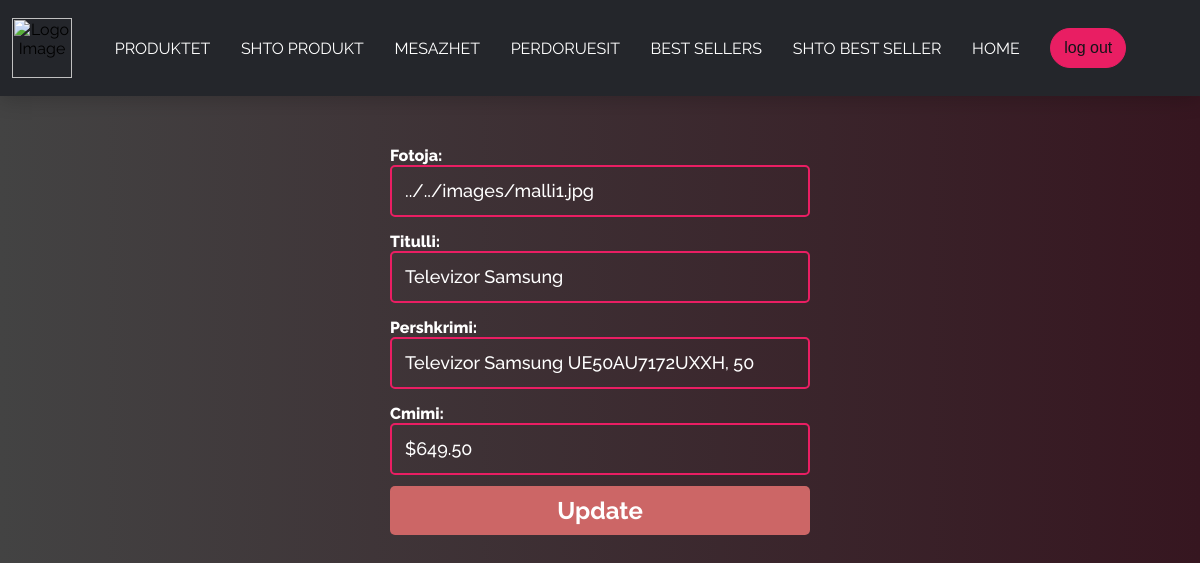
Screenshot of /php/views/edit-menu.php?id=4 with the database file from the repository.
### tables this page shows
CREATE TABLE `menu` (
  `Id` int(255) NOT NULL,
  `menu_image` varchar(255) NOT NULL,
  `menu_title` varchar(255) NOT NULL,
  `menu_body` varchar(255) NOT NULL,
  `menu_price` varchar(255) NOT NULL,
  `LastEditedBY` varchar(255) NOT NULL
);

### php/Controllers/MenuController.php (called while the page is built, shortened)
<?php
require_once '../config/Database.php';
    class MenuController{
        public $db;
        public function __construct(){
            $this->db=new Database;
        }
        public function edit($id){
            $query=$this->db->pdo->prepare('SELECT * from menu WHERE id=:id');
            $query->bindParam(':id',$id);
            $query->execute();
            return $query->fetch();
        }
    }
?>

### php/config/Database.php (called while the page is built, shortened)
<?php
class Database{
    public function __construct(){
        try{
            $link=new PDO('mysql:host=localhost;dbname=techstore','root','');
            $this->pdo=$link;
        }catch(PDOException $exception){
            die($exception->getMessage());
        }
    }
}
?>

### php/views/edit-menu.php (the view, shortened to what this page needs)
<?php
require_once '../controllers/MenuController.php';
if(isset($_GET['id'])){
    $menuid=$_GET['id'];
}
$menu= new MenuController;
$currentmenu=$menu->edit($menuid);
include "../components/headerAdmin.php";
?>
<link rel="stylesheet" href="../../css/form.css">
<div>
    <form method="POST">
        Fotoja:
        <input type="text" name="image" class="input" value="<?php echo $currentmenu['menu_image'];?>">
        <br>
        Titulli:
        <input type="text" name="title" class="input" value="<?php echo $currentmenu['menu_title'];?>">
        <br>
        Pershkrimi:
        <input type="text" name="body" class="input" value="<?php echo $currentmenu['menu_body'];?>">
        <br>
        Cmimi:
        <input type="text" name="price" class="input" value="<?php echo $currentmenu['menu_price'];?>">
        <br>
        <input type="submit" name="submit" value="Update" class ="save">
    </form>
</div>

### css/nav.css (style rules this page uses)
body { margin: 0; padding: 0; box-sizing: border-box; font-family: "Raleway", sans-serif; overflow-x: hidden; }

### css/form.css (style rules this page uses)
body { background-image: linear-gradient(to right, #434343 0%, #361620 100%); font-family: "Raleway", sans-serif; overflow-x: hidden; }
form { max-width:420px; margin:50px auto; color: white; font-weight: 800; }
.input { color:white; font-family: "Raleway", sans-serif; font-weight:500; font-size: 18px; border-radius: 5px; line-height: 22px; background-color: transparent; border:2px solid #e91e63; transition: all 0.3s; padding: 13px; margin-bottom: 15px; width:100%; box-sizing: border-box; outline:0; }
[type="submit"] { font-family: "Raleway", sans-serif; width: 100%; background:#CC6666; border-radius:5px; border:0; cursor:pointer; color:white; font-size:24px; padding-top:10px; padding-bottom:10px; transition: all 0.3s; margin-top:-4px; font-weight:700; }

### rows the page displays
menu: image "../../images/malli1.jpg", title "Televizor Samsung", price "$649.50"
